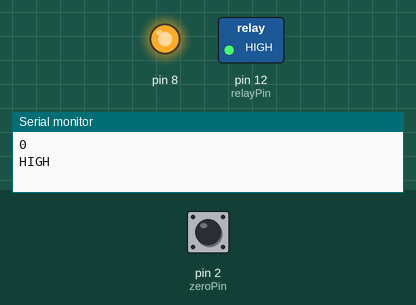
A sketch run on a simulated Arduino Uno, built with avr-gcc and run on an emulated ATmega328P. On the bench: switched loads named in the sketch (green lamp = pin HIGH), output pins drawn as LEDs (lit = HIGH), the last lines printed to the serial monitor. The inputs (shaded band) are chosen by the test bench; at power-on: pin 2 (zeroPin) LOW.

Above: at 1.2 s.
1.3 s: pin 2 (zeroPin) pulsed HIGH 2 times (0.12 s each, 0.3 s apart)
At 2.2 s:
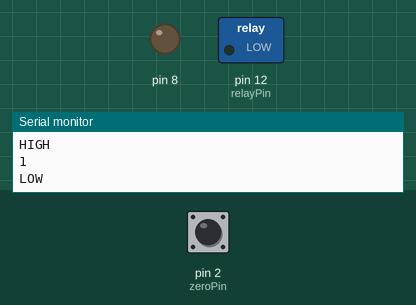
At 3.2 s:
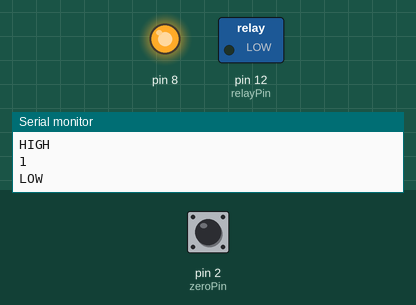
Timing chart, 0 to 4.7 s (numbered marks = the images above; inputs shaded):
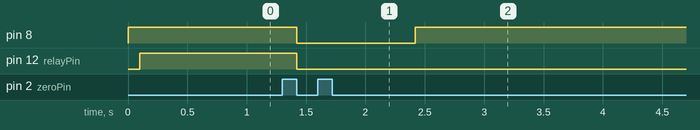

The sketch:

WashingMachine_W_TimerLatchReset.ino
```cpp
const uint8_t ledPin = 13;                          // Digital output pin that has the on board LED
const uint8_t zeroPin = 2;                          // Digital input pin to which the zero crossing detector is connected
const uint8_t relayPin = 12;
int buttonState = 1;         // current state of the button
boolean toggle = false;

#include <arduino-timer.h>
auto timer = timer_create_default();


bool toggle_latch(void *) {
  digitalWrite(8, LOW);
  delay(1000);
  digitalWrite(8, HIGH);
  return false; // repeat? true
}

void setup() {
  Serial.begin(9600);                       // Enable output driver for LED pin
  pinMode( zeroPin , INPUT );
  pinMode( relayPin , OUTPUT );
  pinMode( 8 , OUTPUT );
}

void loop() {
  timer.tick();

  digitalWrite(8, HIGH);

  if (digitalRead(zeroPin) == 1) {
    buttonState = 1;

   }

  if ( digitalRead(zeroPin) == 0 ) {
    if (buttonState == 1) {
        buttonState = 0;
        Serial.println(toggle);
if(toggle)
    {
      Serial.println("LOW");
      digitalWrite(12, LOW);   // set the LED on
      toggle = !toggle;

     timer.in(5000000, toggle_latch);
    }
    else
    {
      delay(100);
      Serial.println("HIGH");
      digitalWrite(12, HIGH);
      toggle = !toggle;

     timer.cancel();
    }


    }
  }


}
```

Measured:
- after the input at 1.3 s, pin 8: HIGH → LOW after 0.12 s, → HIGH 1.0 s later; pin 12 (relayPin): HIGH → LOW after 0.12 s
